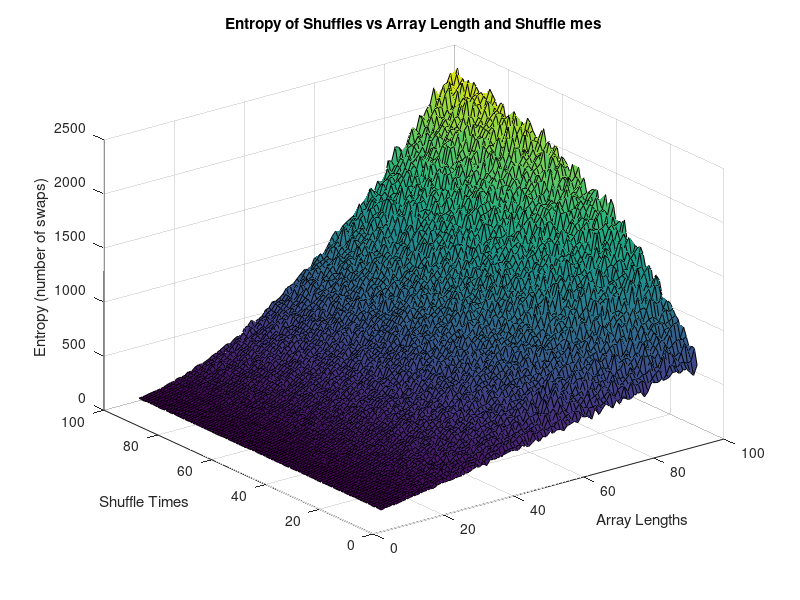
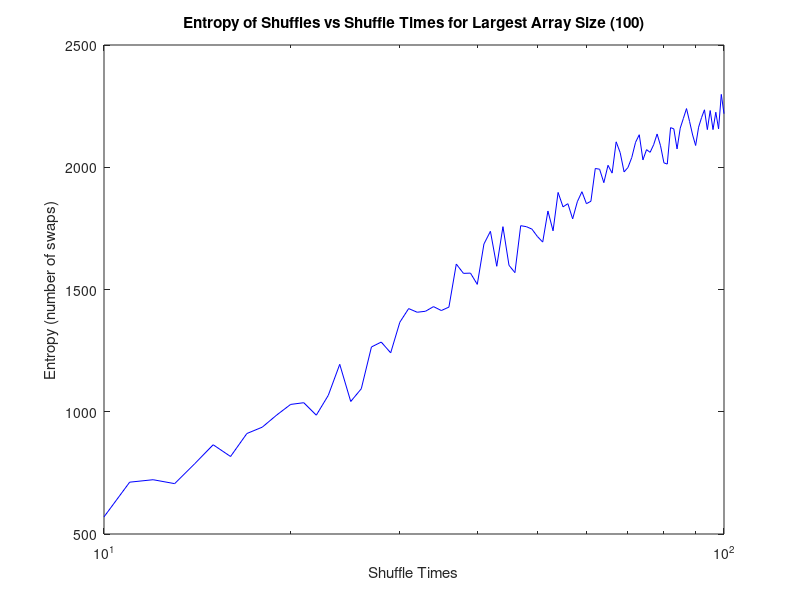
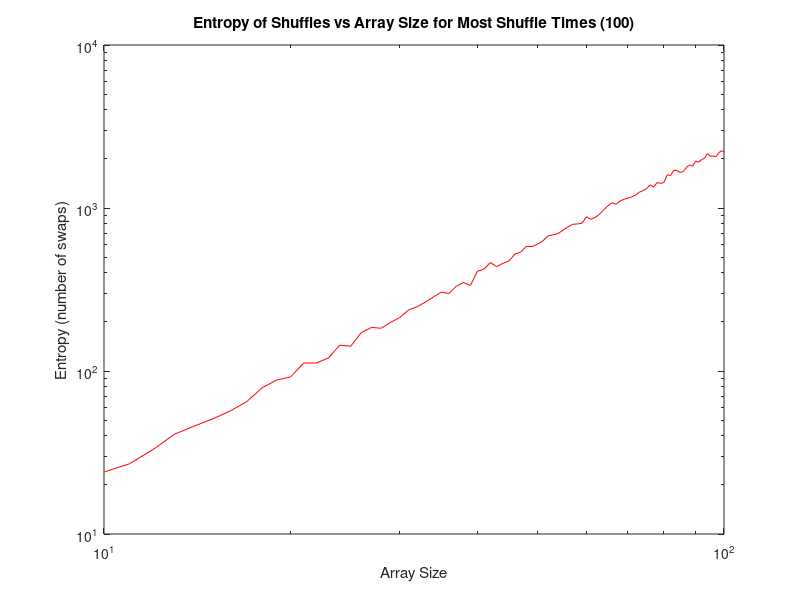

Here is the MATLAB script that generated these plots, in order:
% This script analyzes data generated from the shuffle experiment binary.
%
% It generates three plots of the data.
%    The first plot is a surface plot that displays entropy with respect to
%    array size and shuffle times
%
%    The second plot is a loglog plot that displays entropy with respect 
%    to shuffle times for the largest array size
%
%    The third plot is a loglog plot that displays entropy with 
%    repsect to array size for the most amount of shuffle times

%% Section 1: Data reading

% Read options into vector
options = dlmread('options.csv', ',');

% Read data into matrix
Data = dlmread('data.csv', ',');

% Get shuffles vector, lengths vector, and trials from options
shuffles = options(1):options(2);
lengths = options(3):options(4);
trials = options(5);

%% Section 2: Entropy vs array length and shuffle times

% Construct surface plot axes from options
[Shuffles, Lengths] = meshgrid(shuffles, lengths);

% Plot Data wrt Lengths and Shuffles
figure(1);
surf(Lengths, Shuffles, Data);
xlabel('Array Lengths');
ylabel('Shuffle Times');
zlabel('Entropy (number of swaps)');
title('Entropy of Shuffles vs Array Length and Shuffle mes');

%% Section 3: Entropy vs shuffle times for largest array size

% Plot entropy vs shuffle times for largest array size and best fit line
figure(2);
semilogx(shuffles,Data(end,:),'b');
xlabel('Shuffle Times');
ylabel('Entropy (number of swaps)');
title(['Entropy of Shuffles vs Shuffle Times for Largest Array Size (' num2str(options(2)) ')']);

%% Section 4: Entropy vs array length for most shuffle times

% Plot entropy vs array size for most shuffle 
figure(3);
loglog(lengths,Data(:,end),'r');
xlabel('Array Size');
ylabel('Entropy (number of swaps)');
title(['Entropy of Shuffles vs Array Size for Most Shuffle Times (' num2str(options(4)) ')']);